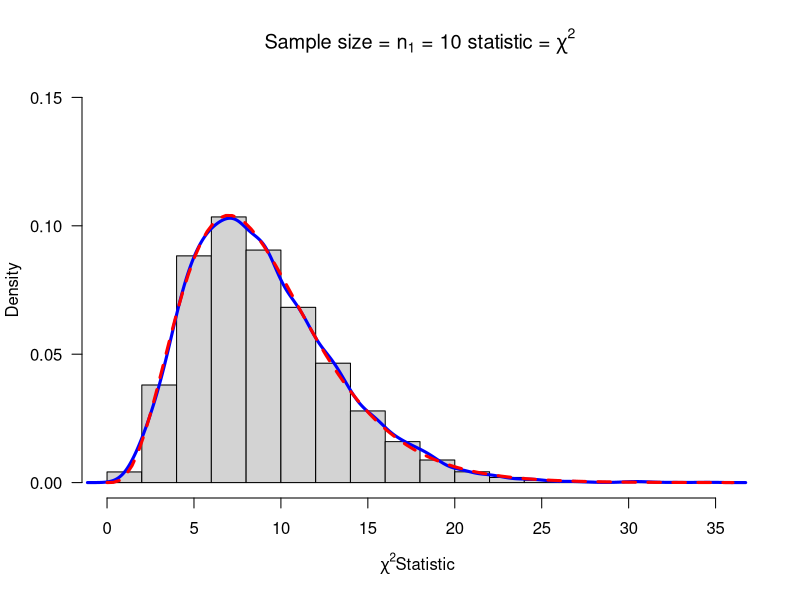

Write the R code that produced this figure. (Note: this script raises an error after producing the figure.)
################
## mychisim() ##
################################################################################
# =>This is a Chi-square statistic simulated as a .R function,
#     and uses the rnorm() function to make a sample from
#     population data.
# =>Returns: 'w' or shi-square
#
# =>Variables:
#       - data1.mat ; Data matrix used to hold rnorm() sample data
#       - ssq1      ; "S" squared which is the sample variance
# =>User Inputs:
#       - n1     ; sample size desired
#       - sigma1 ; Standard Deviaton of the population
#                     (sigma1^2 is the pop variance)
#       - mean1  ; Mean of the population
#       - iter   ; Iterations of the function to be carried out, or
#                   "iter" amount of samples of size "n1"
#       - ymax   ; User defined to fit the y-axis of the output
#                     graphs for analysis
#
mychisim<-function(n1=10,sigma1=3,mean1=5,iter=1000,ymax=0.1,...){
  # Generate the "iter" amount of samples using rnorm
  y1=rnorm(n1*iter,mean=mean1,sd=sigma1)
  # Define dimension of data matrix by user input
  data1.mat=matrix(y1,nrow=n1,ncol=iter,byrow=TRUE)
  # Define ssq1
  ssq1=apply(data1.mat,2,var)
  # chi-sqaure Statistic
  #  denoted as 'w'
  w=(n1-1)*ssq1/sigma1^2
  # Histogram
  #   - User Input Adaptive labels
  hist(w,freq=FALSE, ylim=c(0,ymax),
       main=substitute(paste("Sample size = ",n[1]," = ",n1," statistic = ",chi^2)),
       xlab=expression(paste(chi^2, "Statistic",sep=" ")), las=1)
  # Creates density plot lines on-top of histogram
  lines(density(w),col="Blue",lwd=3)
   # Creates theoretical curve on-top of histogram
  curve(dchisq(x,n1-1),add=TRUE,col="Red",lty=2,lwd=3)
  # Adaptive Title:
  # mathematical annotation -see ?plotmath
  title=expression(chi^2==frac((n[1]-1)*s^2,sigma^2))
  # Legend placed using locater/coordinates if in .rmd
  legend(locator(1),c("Simulated","Theoretical"),col=c("Blue","Red"),lwd=4,lty=1:2,bty="n",title=title)
  ### Function Return ###
  return(list(w=w,summary=summary(w),sd=sd(w),fun="Chi-sq"))
}
# Function examples:                 ###########################################
windows()                            #
chisq=mychisim(iter=10000,ymax=0.15) #
######################################

################
## mychisim2() ##
################################################################################
# =>This is a Chi-square statistic simulated as a .R function,
#     and uses the rnorm() function to make samples from 2
#     sets of population data.
# =>Returns: 'w' or shi-square
#
# =>Variables: (1 or 2 denotes the population; ie data2.mat)
#       - data1.mat ; Data matrix used to hold rnorm() sample data
#       - ssq1      ; "S" squared which is the sample variance
# =>User Inputs:
#       - n1     ; sample size desired
#       - sigma1 ; Standard Deviaton of the population
#                     (sigma1^2 is the pop variance)
#       - mean1  ; Mean of the population
#       - iter   ; Iterations of the function to be carried out, or
#                   "iter" amount of samples of size "n1"
#       - ymax   ; User defined to fit the y-axis of the output
#                     graphs for analysis
#
mychisim2<-function(n1=10,n2=14,sigma1=3,sigma2=3,mean1=5,mean2=10,iter=1000,ymax=0.07,...){
  # Generate the 1st set of "iter" amount of samples using rnorm
  y1=rnorm(n1*iter,mean=mean1,sd=sigma1)
  # Generate the 2nd set of "iter" amount of samples using rnorm
  y2=rnorm(n2*iter,mean=mean2,sd=sigma2)
  # Define dimension of data matrix by user input
  data1.mat=matrix(y1,nrow=n1,ncol=iter,byrow=TRUE)
  data2.mat=matrix(y2,nrow=n2,ncol=iter,byrow=TRUE)
  # Define 'S' Squared
  ssq1=apply(data1.mat,2,var)
  ssq2=apply(data2.mat,2,var)
  # pooled s squared 'ssq1' & 'ssq2'
  spsq=((n1-1)*ssq1 + (n2-1)*ssq2)/(n1+n2-2)
  # chi-sqaure Statistic
  #  denoted as 'w'
  #  -sigma1=sigma2
  w=(n1+n2-2)*spsq/(sigma1^2)
  # Histogram
  #   - User Input Adaptive labels
  hist(w,freq=FALSE, ylim=c(0,ymax),
       main=substitute(paste("Sample size = ",n[1]+n[2]," = ",n1+n2," statistic = ",chi^2)),
       xlab=expression(paste(chi^2, "Statistic",sep=" ")), las=1)
  # Creates density plot lines on-top of histogram
  lines(density(w),col="Blue",lwd=3)
  # Creates theoretical curve on-top of histogram
  curve(dchisq(x,n1+n2-2),add=TRUE,col="Red",lty=2,lwd=3)
  # Adaptive Title:
  # mathematical annotation -see ?plotmath
  title=expression(chi^2==frac((n[1]+n[2]-2)*S[p]^2,sigma^2))
  # Legend placed using locater/coordinates if in .rmd
  legend(locator(1),c("Simulated","Theoretical"),col=c("Blue","Red"),lwd=4,lty=1:2,bty="n",title=title)
  ### Function Return ###
  return(list(w=w,summary=summary(w),sd=sd(w),fun="Chi-sq"))
}
# Function examples:  ##########################################################
windows()                   #
csq1= mychisim2(iter=10000) #
#############################

################
## myTsim2()  ##
################################################################################
# =>This is a T statistic simulated as a .R function.
#     Uses the rnorm() function to make samples from 2
#     sets of population data.
# =>Returns: 'w' or shi-square
#
# =>Variables: (1 or 2 denotes the population; ie data2.mat)
#       - data.mat  ; Data matrix used to hold rnorm() sample data
#       - ssq       ; "S" squared which is the sample variance
# =>User Inputs:
#       - n      ; sample size desired
#       - sigma  ; Standard Deviaton of the population
#                     (sigma1^2 is the pop variance)
#       - mean   ; Mean of the population
#       - iter   ; Iterations of the function to be carried out, or
#                   "iter" amount of samples of size "n1"
#       - ymax   ; User defined to fit the y-axis of the output
#
myTsim2<-function(n1=10,n2=14,sigma1=3,sigma2=3,mean1=5,mean2=10,iter=1000,ymax=0.5,...){
  # Generate the 1st set of "iter" amount of samples using rnorm
  y1=rnorm(n1*iter,mean=mean1,sd=sigma1)
  # Generate the 2nd set of "iter" amount of samples using rnorm
  y2=rnorm(n2*iter,mean=mean2,sd=sigma2)
  # Define dimension of data matrix by user input
  data1.mat=matrix(y1,nrow=n1,ncol=iter,byrow=TRUE)
  data2.mat=matrix(y2,nrow=n2,ncol=iter,byrow=TRUE)
  # Define 'S' Squared & ybar as mean
  ssq1=apply(data1.mat,2,var)
  ybar1= apply(data1.mat,2,mean)
  ssq2=apply(data2.mat,2,var)
  ybar2=apply(data2.mat,2,mean)
  # pooled s squared 'ssq1' & 'ssq2'
  spsq=((n1-1)*ssq1 + (n2-1)*ssq2)/(n1+n2-2)
  # chi-sqaure Statistic
  #  denoted as 'w'
  #  -sigma1=sigma2
  #  - ybar differenced with mean
  w=((ybar1-ybar2)-(mean1-mean2))/sqrt(spsq*(1/n1+1/n2))
  # Histogram
  #   - User Input Adaptive labels
  hist(w,freq=FALSE, ylim=c(0,ymax),
       main=substitute(paste("Sample size = ",n[1]+n[2]," = ",n1+n2," statistic = ",T)),
       xlab=paste(" T Statistic",sep=""), las=1)
  # Creates density plot lines on-top of histogram
  lines(density(w),col="Blue",lwd=3)
  # Creates theoretical curve on-top of histogram
  curve(dt(x,n1+n2-2),add=TRUE,col="Red",lty=2,lwd=3)
  # Adaptive Title:
  # mathematical annotation -see ?plotmath
  title=expression(T==frac((bar(Y)[1]-bar(Y)[2])-(mu[1]-mu[2]),S[p]*sqrt(frac(1,n[1])+frac(1,n[2]))))
  # Legend placed using locater/coordinates if in .rmd
  legend(Locator(1),c("Simulated","Theoretical"),col=c("Blue","Red"),lwd=4,lty=1:2,bty="n",title=title)
  ### Function Return ###
  return(list(w=w,summary=summary(w),sdw=sd(w),fun="T"))
}
# Function examples:  ##########################################################
windows()             #
myTsim2(iter=10000)   #
#######################


################
## myFsim2()  ##
################################################################################
# =>This is a F statistic simulated as a .R function.
#     Uses the rnorm() function to make samples from 2
#     sets of population data.
# =>Returns: 'w' or shi-square
#
# =>Variables: (1 or 2 denotes the population; ie data2.mat)
#       - data.mat  ; Data matrix used to hold rnorm() sample data
#       - ssq       ; "S" squared which is the sample variance
# =>User Inputs:
#       - n      ; sample size desired
#       - sigma  ; Standard Deviaton of the population
#                     (sigma1^2 is the pop variance)
#       - mean   ; Mean of the population
#       - iter   ; Iterations of the function to be carried out, or
#                   "iter" amount of samples of size "n1"
#       - ymax   ; User defined to fit the y-axis of the output
#
myFsim2<-function(n1=10,n2=14,sigma1=3,sigma2=2,mean1=5,mean2=10,iter=1000,ymax=0.9,...){
  # Generate the 1st set of "iter" amount of samples using rnorm
  y1=rnorm(n1*iter,mean=mean1,sd=sigma1)
  # Generate the 2nd set of "iter" amount of samples using rnorm
  y2=rnorm(n2*iter,mean=mean2,sd=sigma2)
  # Define dimension of data matrix by user input
  data1.mat=matrix(y1,nrow=n1,ncol=iter,byrow=TRUE)
  data2.mat=matrix(y2,nrow=n2,ncol=iter,byrow=TRUE)
  # Define 'S' Squared
  ssq1=apply(data1.mat,2,var)
  ssq2=apply(data2.mat,2,var)
  # chi-sqaure Statistic
  #  denoted as 'w'
  #  -sigma1=sigma2
  #  -spsq=((n1-1)*ssq1 + (n2-1)*ssq2)/(n1+n2-2) # pooled s squared
  w=ssq1*sigma2^2/(ssq2*sigma1^2)
  # Histogram
  #   - User Input Adaptive labels
  hist(w,freq=FALSE, ylim=c(0,ymax),
       main=substitute(paste("Sample size = ",n[1]+n[2]," = ",n1+n2," statistic = ",F)),
       xlab=paste("F Statistic",sep=""), las=1)
  # Creates density plot lines on-top of histogram
  lines(density(w),col="Blue",lwd=3)
  # Creates theoretical curve on-top of histogram
  curve(df(x,n1-1,n2-1),xlim=c(0,6),add=TRUE,col="Red",lty=2,lwd=3)
  # Adaptive Title:
  # mathematical annotation -see ?plotmath
  title=expression(F==frac(s[1]^2,s[2]^2)*frac(sigma[2]^2,sigma[1]^2))
  # Legend placed using locater/coordinates if in .rmd
  legend(6,0.5,c("Simulated","Theoretical"),col=c("Blue","Red"),lwd=4,lty=1:2,bty="n",title=title)
  ### Function Return ###
  return(list(w=w,summary=summary(w),sd=sd(w),fun="F"))
}
# Function examples:  ##########################################################
myFsim2(iter=10000)   #
#######################







